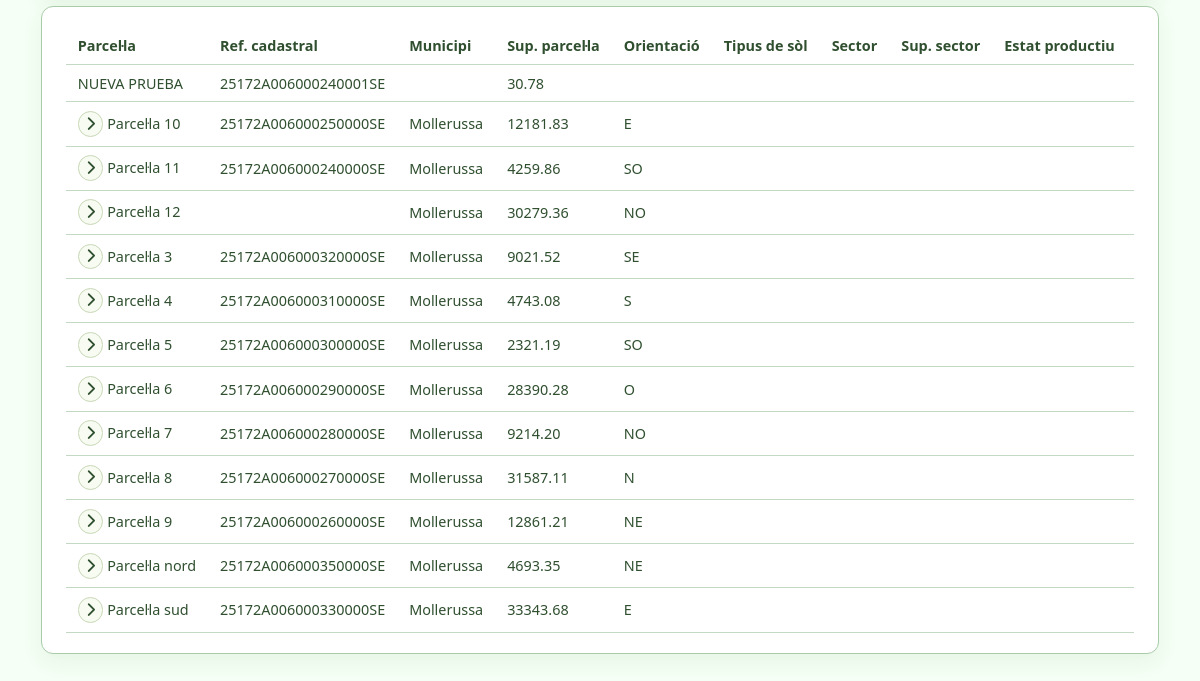
Page /PHP/consulta_parcela_sector.php (lower part) on the earlier database version.
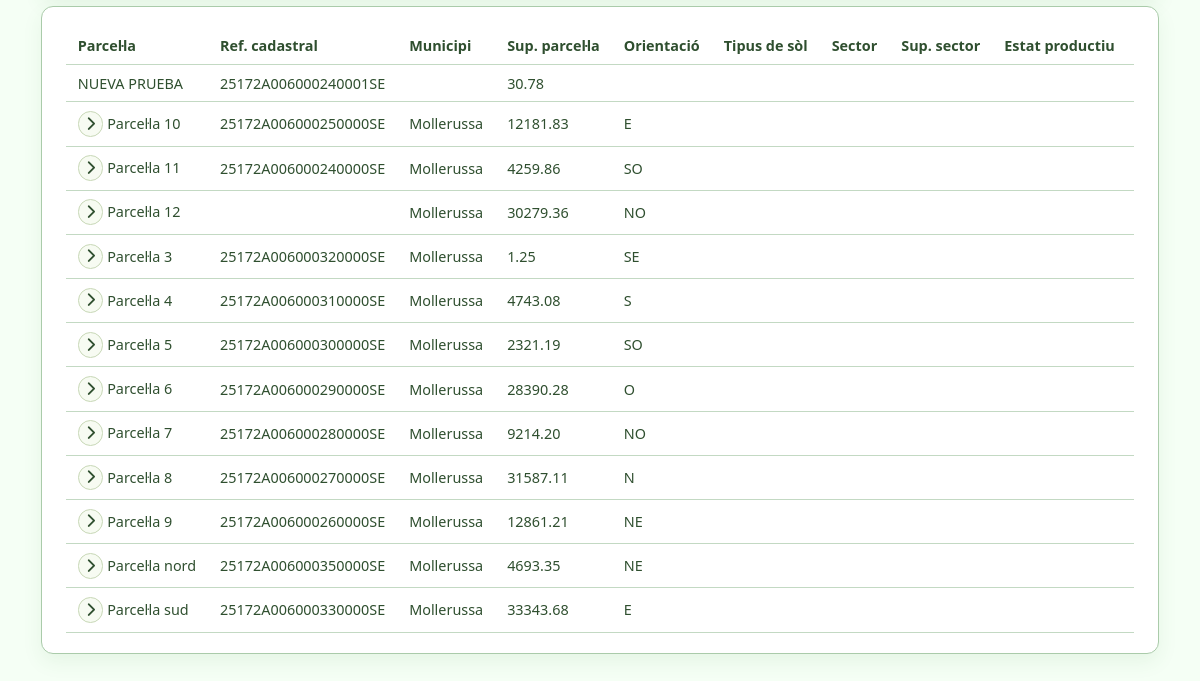
Same page on the later database version.
### tables this page shows
CREATE TABLE `parcela` (
  `id_parcela` int(11) NOT NULL AUTO_INCREMENT,
  `ref_cadastral` varchar(50) NOT NULL,
  `nom` varchar(100) DEFAULT NULL,
  `superficie` decimal(10,2) DEFAULT NULL,
  `descripcio` text DEFAULT NULL,
  `municipi` varchar(100) DEFAULT NULL,
  `geometria` geometry NOT NULL,
  `geometria_kml` longtext NOT NULL,
  `foto_url` varchar(255) DEFAULT NULL,
  `edafo` text DEFAULT NULL,
  `documentacio` text DEFAULT NULL,
  `created_at` timestamp NULL DEFAULT current_timestamp(),
  `pendent` decimal(5,2) DEFAULT NULL COMMENT 'Percentatge de pendent',
  `orientacio` enum('N','S','E','O','NE','NO','SE','SO') DEFAULT NULL COMMENT 'Orientació dominant',
  PRIMARY KEY (`id_parcela`),
  UNIQUE KEY `ref_cadastral` (`ref_cadastral`),
  SPATIAL KEY `geometria` (`geometria`)
);

### PHP/consulta_parcela_sector.php (the view, shortened to what this page needs)
<?php
$servername = "localhost";
$username   = "root";
$password   = "";
$dbname     = "web";
$conn = new mysqli($servername, $username, $password, $dbname);
$sql = "
SELECT
    p.id_parcela,
    p.ref_cadastral,
    p.nom        AS nom_parcela,
    p.municipi,
    p.superficie AS sup_parcela,
    p.orientacio,
    ps.tipus_sol,
    s.id_sector,
    s.nom        AS nom_sector,
    s.superficie AS sup_sector,
    s.estat_productiu,
    ST_AsGeoJSON(p.geometria) AS parcela_geojson,
    ST_AsGeoJSON(s.geometria) AS sector_geojson
FROM parcela p
LEFT JOIN (
    SELECT ps.id_parcela, GROUP_CONCAT(DISTINCT so.tipus ORDER BY so.tipus SEPARATOR ', ') AS tipus_sol
    FROM parcela_sol ps
    JOIN sol so ON so.id_sol = ps.id_sol
    GROUP BY ps.id_parcela
) ps ON ps.id_parcela = p.id_parcela
LEFT JOIN sector_parcela sp ON sp.id_parcela = p.id_parcela
LEFT JOIN sector s          ON s.id_sector   = sp.id_sector
";
$sql .= " ORDER BY p.municipi, p.nom, s.nom";
$result = $conn->query($sql);
$parceles = [];
if ($result) {
    while ($row = $result->fetch_assoc()) {
        $pid = $row['id_parcela'];
        if (!isset($parceles[$pid])) {
            $parceles[$pid] = [
                'id_parcela' => $pid,
                'ref_cadastral' => $row['ref_cadastral'] ?? '',
                'nom_parcela' => $row['nom_parcela'] ?? '',
                'municipi' => $row['municipi'] ?? '',
                'sup_parcela' => $row['sup_parcela'] ?? '',
                'orientacio' => $row['orientacio'] ?? '',
                'tipus_sol' => $row['tipus_sol'] ?? '',
                'sectors' => []
            ];
        }
        $sid = $row['id_sector'];
        if (!empty($sid)) {
            $parceles[$pid]['sectors'][] = [
                'id_sector' => $sid,
                'nom_sector' => $row['nom_sector'] ?? '',
                'sup_sector' => $row['sup_sector'] ?? '',
                'estat_productiu' => $row['estat_productiu'] ?? ''
            ];
        }
    }
}
?>
<!DOCTYPE html>
<html lang="ca">
<head>
    <link rel="stylesheet" href="../HTML/styles.css">
    <link rel="stylesheet" href="https://cdnjs.cloudflare.com/ajax/libs/font-awesome/6.5.1/css/all.min.css">
<link rel="stylesheet" href="https://unpkg.com/leaflet@1.9.4/dist/leaflet.css" />
    </head>
<body>
<div class="page">
<div class="panel mt-2">
<?php
if (!empty($parceles)): ?>
    <div class="table-scroll">
    <table id="resultTable" class="table">
        <tr>
            <th>Parcel·la</th>
            <th>Ref. cadastral</th>
            <th>Municipi</th>
            <th>Sup. parcel·la</th>
            <th>Orientació</th>
            <th>Tipus de sòl</th>
            <th>Sector</th>
            <th>Sup. sector</th>
            <th>Estat productiu</th>
            <th>Accions</th>
        </tr>
        <?php
        foreach ($parceles as $parcela):
            $pid = $parcela['id_parcela'];
            $hasSectors = !empty($parcela['sectors']);
        ?>
        <tr class="clickable parcela-row" data-parcela-id="<?php echo htmlspecialchars($pid); ?>">
            <td>
              <?php if ($hasSectors): ?>
                <button type="button" class="toggle-btn" aria-expanded="false" aria-label="Mostrar sectors" data-toggle="<?php echo htmlspecialchars($pid); ?>">
                  <i class="fa-solid fa-chevron-right" aria-hidden="true"></i>
                </button>
              <?php endif; ?>
              <?php echo htmlspecialchars($parcela['nom_parcela'] ?? ''); ?>
            </td>
            <td><?php echo htmlspecialchars($parcela['ref_cadastral'] ?? ''); ?></td>
            <td><?php echo htmlspecialchars($parcela['municipi'] ?? ''); ?></td>
            <td><?php echo htmlspecialchars($parcela['sup_parcela'] ?? ''); ?></td>
            <td><?php echo htmlspecialchars($parcela['orientacio'] ?? ''); ?></td>
            <td><?php echo htmlspecialchars($parcela['tipus_sol'] ?? ''); ?></td>
            <td></td>
            <td></td>
            <td></td>
            <td>
            </td>
        </tr>
        <?php endforeach; ?>
    </table>
    </div>
<?php else: ?>
    <p>No hi ha resultats amb aquests filtres.</p>
<?php endif; ?>
</div>
</div>
</body>
</html>

### HTML/styles.css (style rules this page uses)
*, *::before, *::after { box-sizing: border-box; }
html, body { margin: 0; padding: 0; }
body { font-family: system-ui, -apple-system, BlinkMacSystemFont, "Segoe UI", sans-serif; background: #f0f4f0; color: #2f4f2f; }
body:not(.app-layout-body) { padding: 1.5rem; min-height: 100vh; background: #f5fff5; }
.page { max-width: 1600px; margin: 0 auto; padding: clamp(1rem, 1.4vw, 1.5rem); color: #2f4f2f; }
.panel { background: #ffffff; border-radius: 0.75rem; padding: 1.25rem 1.5rem; border: 1px solid #aacbaa; box-shadow: 0 8px 20px rgba(47, 125, 47, 0.08); }
button { font: inherit; }
.table-scroll { width: 100%; max-width: 100%; overflow-x: auto; overflow-y: hidden; -webkit-overflow-scrolling: touch; }
.table { width: max-content; min-width: 100%; border-collapse: collapse; font-size: 0.9rem; color: #2f4f2f; }
.table th, .table td { padding: 0.55rem 0.75rem; border-bottom: 1px solid #c3d9c3; text-align: left; }
.table tr.clickable { cursor: pointer; }
.mt-2 { margin-top: 0.5rem; }

### PHP/consulta_parcela_sector.php (style rules this page uses)
.toggle-btn { display: inline-flex; align-items: center; justify-content: center; width: 1.6rem; height: 1.6rem; border-radius: 999px; border: 1px solid #c7d7b6; background: #f7fbf2; color: #2f4f2f; cursor: pointer; }

Differences in the rows shown:
changed parcela "Parcel·la 3": superficie "9021.52" → "1.25"
